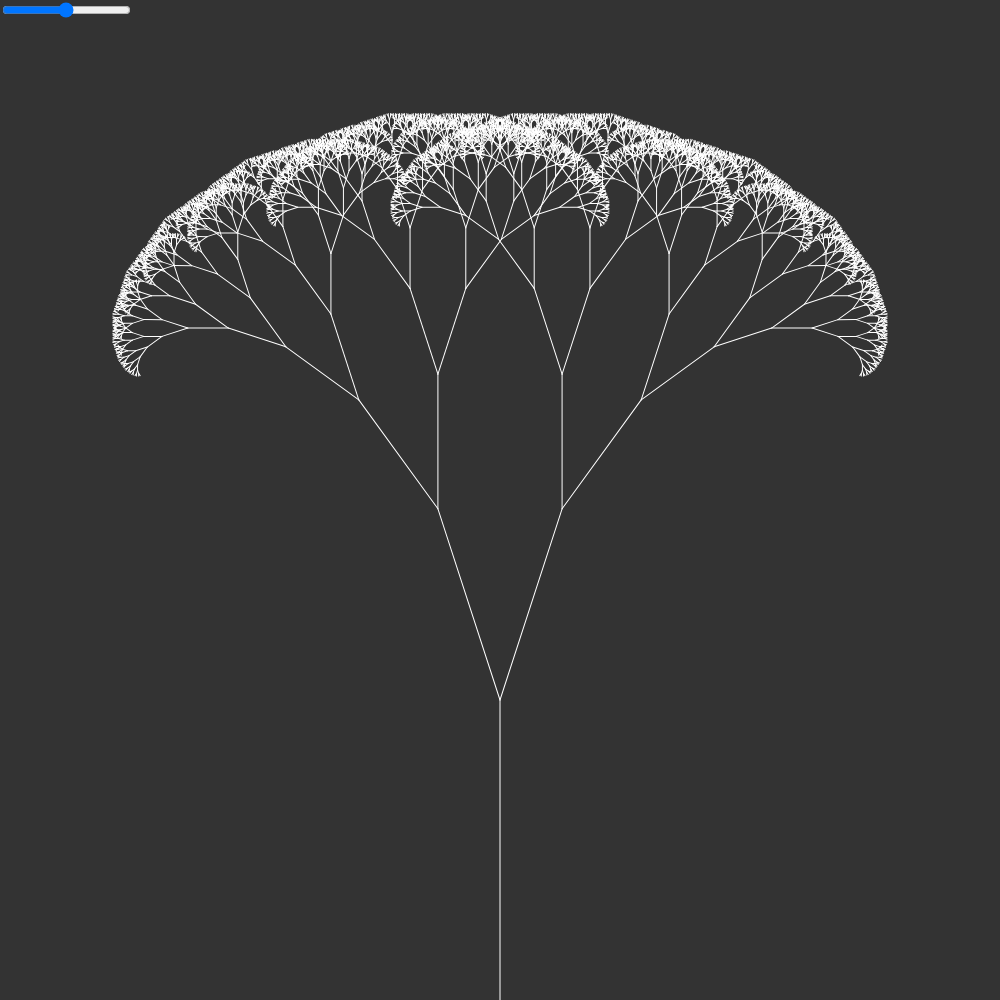
Frame 1 (no input)
Frame 60 (no input): identical to frame 1, image omitted
Frame 120 (the mouse pressed at the canvas centre since frame 60): identical to frame 1, image omitted

The p5.js sketch that drew this single still picture (run headless with seeded random() and noise() and a simulated clock; from frame 60 on, the mouse is pressed at the canvas centre):

// p5.js sketch
// ── sketch.js
var slider;
var angle = 0;

function setup() {
	createCanvas(1000, 1000);
	slider = createSlider(0, 2*PI, PI,0.01);
	slider.position(0,0);
}

function draw(){
	angle = slider.value()/10;

	background(51);
	stroke(255);
	translate(width/2, height);
	branch(300);
}



function branch(len) {
  line(0, 0, 0, -len);
  translate(0, -len);
  if (len > 3) {
    push();
    rotate(angle);
    branch(len*0.67);
    pop();
    push();
    rotate(-angle);
    branch(len * 0.67);
    pop();
  }
}
